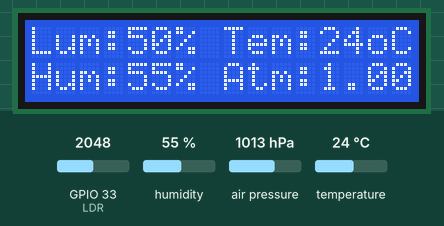
Bench run of a sketch on a simulated ESP32. On the bench: 16×2 character LCD. Inputs (shaded band) come from the test bench; at power-on: GPIO 33 (LDR) = 2048, humidity 55 %, air pressure 1013 hPa, temperature 24 °C.

Above: at 1.2 s.
1.3 s: GPIO 33 (LDR) set to 435
At 2.7 s:
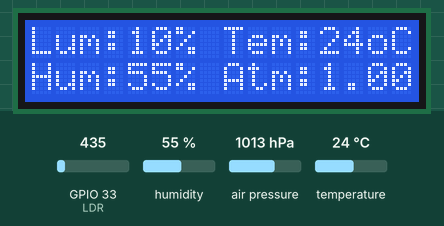
3.6 s: GPIO 33 (LDR) set to 365
At 5.4 s:
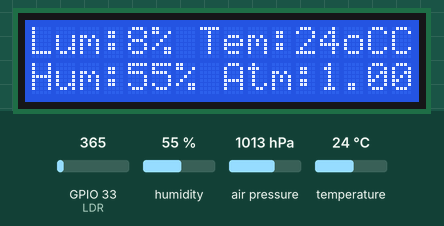
5.7 s: humidity set to 22 %
At 7.5 s:
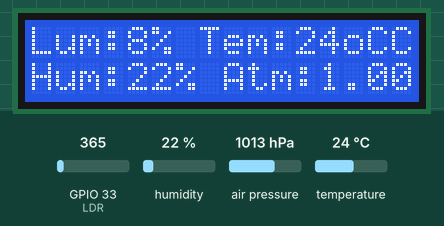
7.8 s: air pressure set to 952 hPa
At 9.6 s:
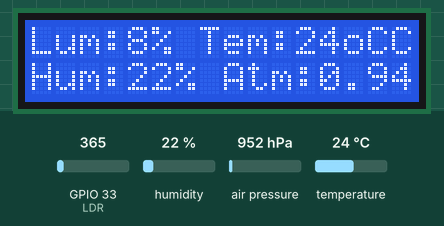
9.9 s: temperature set to 12 °C
At 10.9 s:
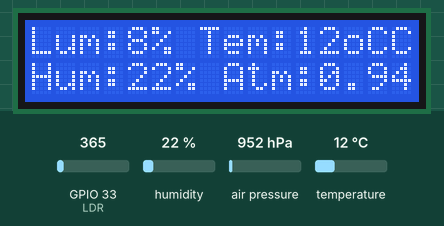
12.0 s: air pressure set to 975 hPa
At 13.0 s:
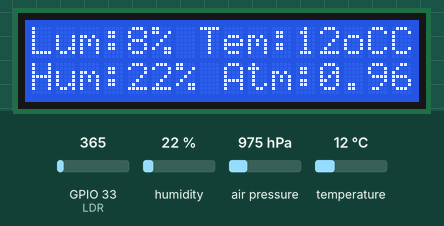
Timing chart, 0 to 15.0 s (numbered marks = the images above; inputs shaded):
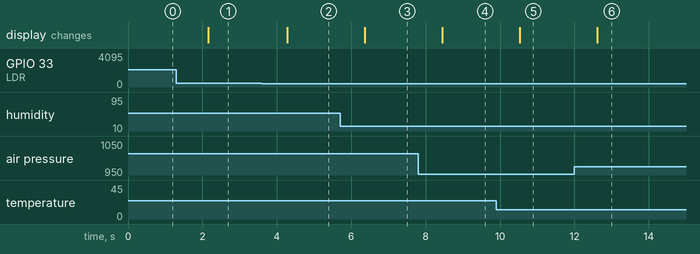

Measured:
- the behaviour switches between 410 and 409 on GPIO 33 (LDR) (found by bisection; images 1 and 2)
- after the input at 1.3 s, the display: changes after 0.85 s (image 1)
- after the input at 3.6 s, the display: changes after 0.69 s (image 2)
- after the input at 5.7 s, the display: changes after 0.67 s (image 3)
- after the input at 7.8 s, the display: changes after 0.65 s (image 4)
- after the input at 9.9 s, the display: changes after 0.64 s (image 5)
- after the input at 12.0 s, the display: changes after 0.62 s (image 6)

The sketch:

display_local_lcd.ino
```cpp
#include <Wire.h>
#include <LiquidCrystal_I2C.h>
#include <DHT.h>
#include <Adafruit_BMP085.h>

#define LDR 33
#define DHT_PIN 5
#define DHT_TYPE DHT11

DHT dht(DHT_PIN, DHT_TYPE);

Adafruit_BMP085 bmp;

LiquidCrystal_I2C lcd(0x27, 16, 2);

void setup() {
  lcd.init();
  lcd.backlight();

  dht.begin();

  bmp.begin();
}

void loop() {
  lcd.setCursor(0, 0);

  lcd.print("Lum:");
  int ldr = analogRead(LDR);
  ldr = 100.0*ldr/4096.0;
  lcd.print(ldr);
  lcd.print("% ");

  lcd.print("Tem:");
  int temp = dht.readTemperature();
  lcd.print(temp);
  lcd.print("oC");

  lcd.setCursor(0, 1);

  lcd.print("Hum:");
  int hum = dht.readHumidity();
  lcd.print(hum);
  lcd.print("% ");

  lcd.print("Atm:");
  float atm = bmp.readPressure()/101325.0;
  lcd.print(atm);

  delay(1000);
}
```
